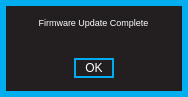
<?xml version="1.0" encoding="UTF-8"?>
<ui version="4.0">
 <class>FwUpdateCompleteForm</class>
 <widget class="QWidget" name="FwUpdateCompleteForm">
  <property name="geometry">
   <rect>
    <x>0</x>
    <y>0</y>
    <width>188</width>
    <height>97</height>
   </rect>
  </property>
  <property name="windowTitle">
   <string>Form</string>
  </property>
  <property name="styleSheet">
   <string notr="true">QWidget
{
	background:		rgba(35,31,32,255);
	border: 6px solid rgba(0,174,239,255);
}  

QWidget:hover
{
	/*border:				3px solid rgb(0, 126, 126)*/
}        

/* ---------- QLabels ------------*/
QLabel
{
	background:		rgba(0,0,0,0);
	color: 				white;
	font: 				7pt &quot;Futura&quot;;
	border:				none;
}

QLabel:hover
{
	border:				none;
}  

/* ---------- QSpinBox ------------*/
QSpinBox
{
	font: 7pt &quot;Futura&quot;;
	border: 2px solid rgb(0,174,239);
	background-color: rgba(0, 0, 0, 255);
	color: white;
	padding:0, 3, 0, 0;
}

QSpinBox::focus
{
	border: none;
	outline: none;
}

/* ---------- QLineEdit ------------*/
QLineEdit
{
	font: 7pt &quot;Futura&quot;;
	background: rgba(0,174,239,0);
	border: 2px solid rgba(0,174,239,255);
	border-radius: 0px;
	color: white;
	padding-left: 2px;
	padding-bottom: 2px;
}

QLineEdit:focus
{
	font: 7pt &quot;Futura&quot;;
	background: rgba(0,174,239,0);
	border: 2px solid white;
	border-radius: 0px;
	color: white;
	padding-left: 2px;
	padding-bottom: 2px;
}

/* ---------- QCheckBox ------------*/
QCheckBox
{
	font: 7pt &quot;Futura&quot;;
	background:rgba(0,174,239,0);
	color: white;
	padding:0, 3, 0, 0;
	border: none;
}

QCheckBox:focus
{
	background:rgba(0,174,239,0);
}


/* ------- QStackedWidget ---------*/
QStackedWidget
{
border-top: 1px solid white;
background: black;
}

/*---------- QPushButton ---------*/
QPushButton
{
	border: 2px solid rgba(0,174,239,255);
	font: 7pt &quot;Futura&quot;;
	color: white;
}

QPushButton:pressed
{
	border: 2px solid white;
	font: 7pt &quot;Futura&quot;;
	background: rgba(0,174,239,255);
	color: white;
}

</string>
  </property>
  <widget class="QFrame" name="warningFrame">
   <property name="geometry">
    <rect>
     <x>0</x>
     <y>0</y>
     <width>188</width>
     <height>97</height>
    </rect>
   </property>
   <property name="focusPolicy">
    <enum>Qt::NoFocus</enum>
   </property>
   <property name="styleSheet">
    <string notr="true"/>
   </property>
   <property name="frameShape">
    <enum>QFrame::StyledPanel</enum>
   </property>
   <property name="frameShadow">
    <enum>QFrame::Raised</enum>
   </property>
   <widget class="QFrame" name="warningSubFrame">
    <property name="geometry">
     <rect>
      <x>8</x>
      <y>8</y>
      <width>171</width>
      <height>81</height>
     </rect>
    </property>
    <property name="focusPolicy">
     <enum>Qt::NoFocus</enum>
    </property>
    <property name="styleSheet">
     <string notr="true">QFrame {
	background:rgba(200, 200, 200, 0);
	border-bottom-left-radius:4.0;
	border-bottom-right-radius:4.0;
	border-top-left-radius:4.0;
	border-top-right-radius:4.0;
	border:none;


}
</string>
    </property>
    <property name="frameShape">
     <enum>QFrame::StyledPanel</enum>
    </property>
    <property name="frameShadow">
     <enum>QFrame::Raised</enum>
    </property>
    <widget class="QLabel" name="updateComplete">
     <property name="geometry">
      <rect>
       <x>0</x>
       <y>-1</y>
       <width>171</width>
       <height>31</height>
      </rect>
     </property>
     <property name="focusPolicy">
      <enum>Qt::NoFocus</enum>
     </property>
     <property name="styleSheet">
      <string notr="true">font: 7pt;</string>
     </property>
     <property name="text">
      <string>Firmware Update Complete</string>
     </property>
     <property name="alignment">
      <set>Qt::AlignCenter</set>
     </property>
    </widget>
    <widget class="QPushButton" name="ok">
     <property name="geometry">
      <rect>
       <x>66</x>
       <y>50</y>
       <width>40</width>
       <height>20</height>
      </rect>
     </property>
     <property name="focusPolicy">
      <enum>Qt::NoFocus</enum>
     </property>
     <property name="styleSheet">
      <string notr="true"/>
     </property>
     <property name="text">
      <string>OK</string>
     </property>
    </widget>
   </widget>
  </widget>
 </widget>
 <resources/>
 <connections/>
</ui>
